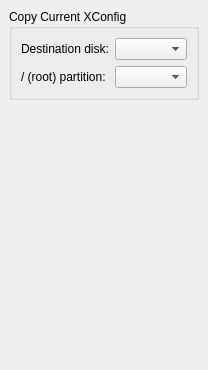
     <widget class="QWidget" name="repairTabPage">
      <attribute name="icon">
       <iconset>
        <normaloff>../../../../../../share/icons/nuvola_platin_me/16x16/apps/package_development.png</normaloff>../../../../../../share/icons/nuvola_platin_me/16x16/apps/package_development.png</iconset>
      </attribute>
      <attribute name="title">
       <string>Repair</string>
      </attribute>
      <attribute name="toolTip">
       <string>Repair an X installation</string>
      </attribute>
      <layout class="QVBoxLayout">
       <property name="spacing">
        <number>6</number>
       </property>
       <property name="margin">
        <number>9</number>
       </property>
       <item>
        <widget class="QGroupBox" name="reinstallGroupBox">
         <property name="title">
          <string>Copy Current XConfig</string>
         </property>
         <layout class="QGridLayout">
          <property name="margin">
           <number>9</number>
          </property>
          <property name="spacing">
           <number>6</number>
          </property>
          <item row="1" column="1">
           <widget class="QComboBox" name="rootCombo">
            <property name="sizePolicy">
             <sizepolicy hsizetype="MinimumExpanding" vsizetype="Minimum">
              <horstretch>0</horstretch>
              <verstretch>0</verstretch>
             </sizepolicy>
            </property>
            <property name="toolTip">
             <string>Select partition containing root</string>
            </property>
           </widget>
          </item>
          <item row="0" column="1">
           <widget class="QComboBox" name="diskCombo">
            <property name="sizePolicy">
             <sizepolicy hsizetype="MinimumExpanding" vsizetype="Minimum">
              <horstretch>0</horstretch>
              <verstretch>0</verstretch>
             </sizepolicy>
            </property>
            <property name="toolTip">
             <string>Select disk to copy to</string>
            </property>
           </widget>
          </item>
          <item row="1" column="0">
           <widget class="QLabel" name="rootLabel">
            <property name="sizePolicy">
             <sizepolicy hsizetype="MinimumExpanding" vsizetype="Minimum">
              <horstretch>0</horstretch>
              <verstretch>0</verstretch>
             </sizepolicy>
            </property>
            <property name="font">
             <font/>
            </property>
            <property name="toolTip">
             <string>Partition containing root</string>
            </property>
            <property name="text">
             <string>/ (root) partition:</string>
            </property>
            <property name="wordWrap">
             <bool>false</bool>
            </property>
           </widget>
          </item>
          <item row="0" column="0">
           <widget class="QLabel" name="useDiskLabel">
            <property name="sizePolicy">
             <sizepolicy hsizetype="MinimumExpanding" vsizetype="Minimum">
              <horstretch>0</horstretch>
              <verstretch>0</verstretch>
             </sizepolicy>
            </property>
            <property name="font">
             <font/>
            </property>
            <property name="toolTip">
             <string>Disk to copy to</string>
            </property>
            <property name="text">
             <string>Destination disk:</string>
            </property>
            <property name="wordWrap">
             <bool>false</bool>
            </property>
           </widget>
          </item>
         </layout>
        </widget>
       </item>
       <item>
        <spacer>
         <property name="orientation">
          <enum>Qt::Vertical</enum>
         </property>
         <property name="sizeHint" stdset="0">
          <size>
           <width>20</width>
           <height>261</height>
          </size>
         </property>
        </spacer>
       </item>
      </layout>
     </widget>
